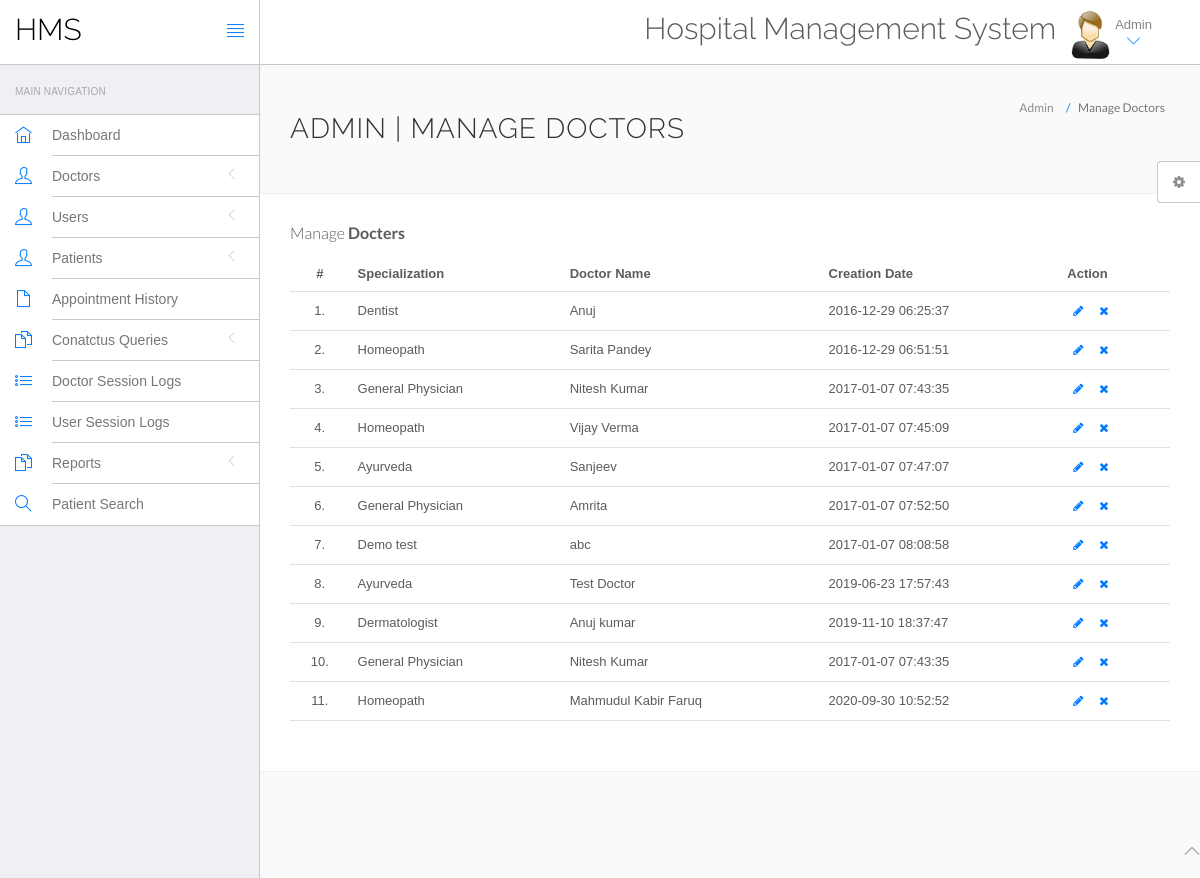
/Doctor_Appointment_Management_System/hospital/hms/admin/manage-doctors.php (signed in), run on the app's committed database.
### tables this page shows
CREATE TABLE `doctors` (
  `id` int(11) NOT NULL,
  `access` int(5) NOT NULL,
  `location` varchar(25) DEFAULT '',
  `specilization` varchar(255) DEFAULT NULL,
  `doctorName` varchar(255) DEFAULT NULL,
  `address` longtext DEFAULT NULL,
  `docFees` varchar(255) DEFAULT NULL,
  `contactno` bigint(11) DEFAULT NULL,
  `docEmail` varchar(255) DEFAULT NULL,
  `password` varchar(255) DEFAULT NULL,
  `creationDate` timestamp NULL DEFAULT current_timestamp(),
  `updationDate` timestamp NULL DEFAULT NULL ON UPDATE current_timestamp()
);

### Doctor_Appointment_Management_System/hospital/hms/admin/manage-doctors.php (the view, shortened to what this page needs)
<?php
include('include/config.php');
?>
<!DOCTYPE html>
<html lang="en">
	<head>
		<link rel="stylesheet" href="vendor/bootstrap/css/bootstrap.min.css">
		<link rel="stylesheet" href="vendor/fontawesome/css/font-awesome.min.css">
		<link rel="stylesheet" href="vendor/themify-icons/themify-icons.min.css">
		<link href="vendor/animate.css/animate.min.css" rel="stylesheet" media="screen">
		<link href="vendor/perfect-scrollbar/perfect-scrollbar.min.css" rel="stylesheet" media="screen">
		<link href="vendor/switchery/switchery.min.css" rel="stylesheet" media="screen">
		<link href="vendor/bootstrap-touchspin/jquery.bootstrap-touchspin.min.css" rel="stylesheet" media="screen">
		<link href="vendor/select2/select2.min.css" rel="stylesheet" media="screen">
		<link href="vendor/bootstrap-datepicker/bootstrap-datepicker3.standalone.min.css" rel="stylesheet" media="screen">
		<link href="vendor/bootstrap-timepicker/bootstrap-timepicker.min.css" rel="stylesheet" media="screen">
		<link rel="stylesheet" href="assets/css/styles.css">
		<link rel="stylesheet" href="assets/css/plugins.css">
		<link rel="stylesheet" href="assets/css/themes/theme-1.css" id="skin_color" />
	</head>
	<body>
		<div id="app">
<?php include('include/sidebar.php');?>
			<div class="app-content">
						<?php include('include/header.php');?>
				<div class="main-content" >
					<div class="wrap-content container" id="container">
						<section id="page-title">
							<div class="row">
								<div class="col-sm-8">
									<h1 class="mainTitle">Admin | Manage Doctors</h1>
																	</div>
								<ol class="breadcrumb">
									<li>
										<span>Admin</span>
									</li>
									<li class="active">
										<span>Manage Doctors</span>
									</li>
								</ol>
							</div>
						</section>
						<div class="container-fluid container-fullw bg-white">
									<div class="row">
								<div class="col-md-12">
									<h5 class="over-title margin-bottom-15">Manage <span class="text-bold">Docters</span></h5>
									<table class="table table-hover" id="sample-table-1">
										<thead>
											<tr>
												<th class="center">#</th>
												<th>Specialization</th>
												<th class="hidden-xs">Doctor Name</th>
												<th>Creation Date </th>
												<th>Action</th>
											</tr>
										</thead>
										<tbody>
<?php
$sql=mysqli_query($con,"select * from doctors");
$cnt=1;
while($row=mysqli_fetch_array($sql))
{
?>
											<tr>
												<td class="center"><?php echo $cnt;?>.</td>
												<td class="hidden-xs"><?php echo $row['specilization'];?></td>
												<td><?php echo $row['doctorName'];?></td>
												<td><?php echo $row['creationDate'];?>
												</td>
												<td >
												<div class="visible-md visible-lg hidden-sm hidden-xs">
							<a href="edit-doctor.php?id=<?php echo $row['id'];?>" class="btn btn-transparent btn-xs" tooltip-placement="top" tooltip="Edit"><i class="fa fa-pencil"></i></a>
	<a href="manage-doctors.php?id=<?php echo $row['id']?>&del=delete" onClick="return confirm('Are you sure you want to delete?')"class="btn btn-transparent btn-xs tooltips" tooltip-placement="top" tooltip="Remove"><i class="fa fa-times fa fa-white"></i></a>
												</div>
												</td>
											</tr>
											<?php
$cnt=$cnt+1;
											 }?>
										</tbody>
									</table>
								</div>
							</div>
								</div>
							</div>
						</div>
					</div>
				</div>
	<?php include('include/footer.php');?>
	<?php include('include/setting.php');?>
	</body>
</html>

### Doctor_Appointment_Management_System/hospital/hms/admin/assets/css/themes/theme-1.css (style rules this page uses)
body { background: #FAFAFA; }

### data on the page
doctors: specilization "Dentist", doctorName "Anuj", creationDate "2016-12-29 06:25:37"
doctors: specilization "Homeopath", doctorName "Sarita Pandey", creationDate "2016-12-29 06:51:51"
doctors: specilization "General Physician", doctorName "Nitesh Kumar", creationDate "2017-01-07 07:43:35"
doctors: specilization "Homeopath", doctorName "Vijay Verma", creationDate "2017-01-07 07:45:09"
doctors: specilization "Ayurveda", doctorName "Sanjeev", creationDate "2017-01-07 07:47:07"
doctors: specilization "General Physician", doctorName "Amrita", creationDate "2017-01-07 07:52:50"
doctors: specilization "Demo test", doctorName "abc", creationDate "2017-01-07 08:08:58"
doctors: specilization "Ayurveda", doctorName "Test Doctor", creationDate "2019-06-23 17:57:43"
doctors: specilization "Dermatologist", doctorName "Anuj kumar", creationDate "2019-11-10 18:37:47"
doctors: specilization "General Physician", doctorName "Nitesh Kumar", creationDate "2017-01-07 07:43:35"
doctors: specilization "Homeopath", doctorName "Mahmudul Kabir Faruq", creationDate "2020-09-30 10:52:52"
